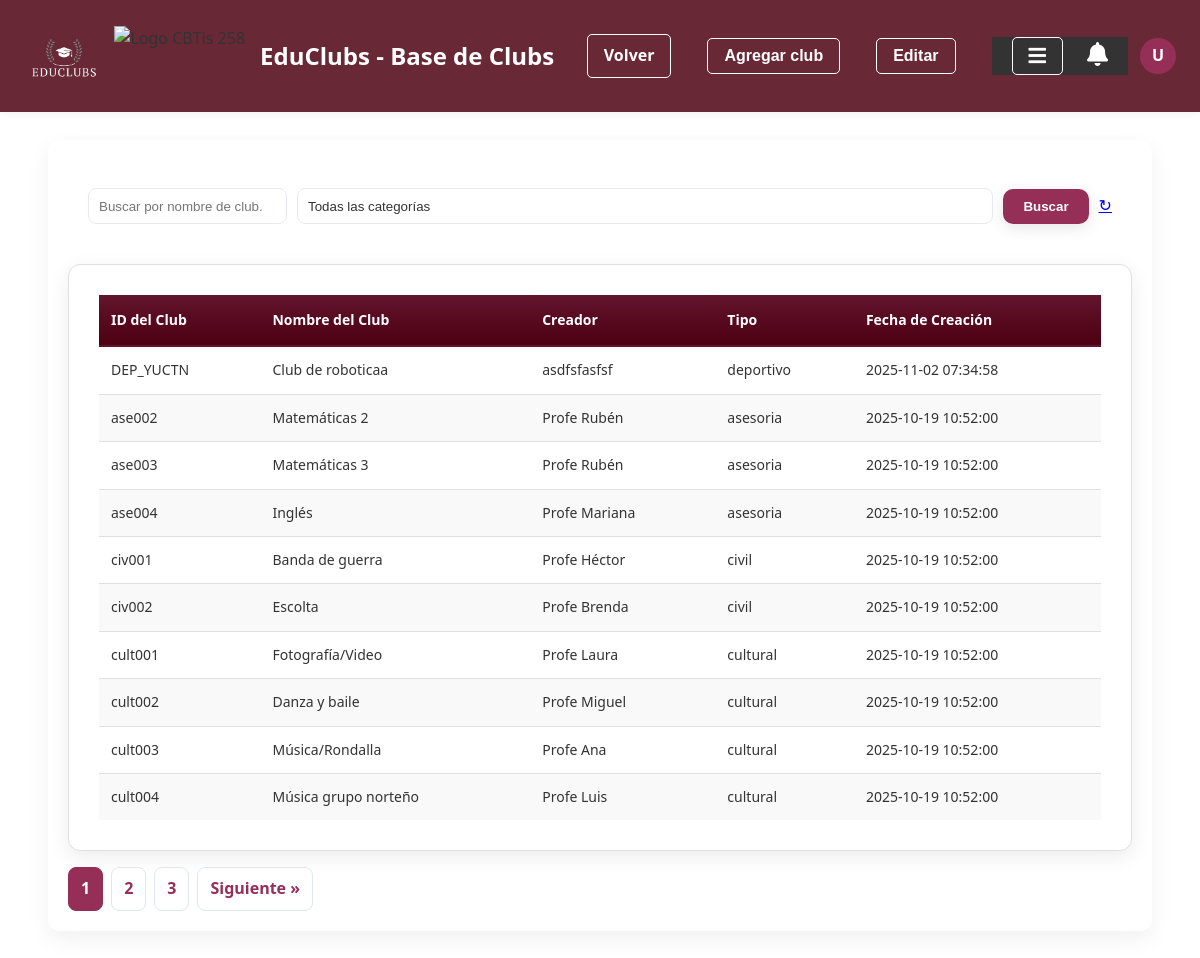
The page /view_clubs.php (signed in) on the database its author committed.
### tables this page shows
CREATE TABLE `clubs` (
  `club_id` varchar(50) NOT NULL,
  `club_name` varchar(100) NOT NULL,
  `password` varchar(255) DEFAULT NULL,
  `creator_name` varchar(100) NOT NULL,
  `club_type` enum('cultural','deportivo','civil','asesoria') NOT NULL,
  `created_at` datetime DEFAULT current_timestamp()
);

### view_clubs.php (the view, shortened to what this page needs)
<?php
require 'includes/config.php';
$user = $_SESSION['user'];
$search = trim($_GET['search'] ?? '');
$type = trim($_GET['type'] ?? '');
$page = max(1, intval($_GET['page'] ?? 1));
$limit = 10;
$offset = ($page - 1) * $limit;
$params = [];
$whereSql = '';
$countSql = "SELECT COUNT(*) FROM clubs $whereSql";
$countStmt = $pdo->prepare($countSql);
$countStmt->execute($params);
$total = (int) $countStmt->fetchColumn();
$totalPages = $total > 0 ? ceil($total / $limit) : 1;
$sql = "SELECT club_id, club_name, creator_name, club_type, created_at FROM clubs $whereSql ORDER BY created_at DESC LIMIT ? OFFSET ?";
$stmt = $pdo->prepare($sql);
$paramIndex = 1;
$stmt->bindValue($paramIndex++, $limit, PDO::PARAM_INT);
$stmt->bindValue($paramIndex++, $offset, PDO::PARAM_INT);
$stmt->execute();
$clubs = $stmt->fetchAll(PDO::FETCH_ASSOC);
?>
<!doctype html>
<html lang="es">
<head>
  <link rel="stylesheet" href="https://cdnjs.cloudflare.com/ajax/libs/font-awesome/5.15.3/css/all.min.css">
  <link rel="stylesheet" href="css/main-modern.css">
  <link rel="stylesheet" href="css/menu.css">
  <link rel="stylesheet" href="css/table-styles.css?v=<?= time() ?>">
  <link rel="stylesheet" href="css/notification.css?v=<?= time() ?>">
</head>
<body class="fade-in-content">
 <header class="main-header">
    <div class="logo">
        <img src="admin/assets/img/logo.png" alt="Logo EduClubs" style="height: 80px; margin-right: 10px;">
        <img src="https://imgs.search.brave.com/iH58Yz2SiQN00OY9h2I7Efo09BFFa5heeAaEj_uNTsM/rs:fit:860:0:0:0/g:ce/aHR0cHM6Ly9jYnRp/czI1OC5lZHUubXgv/d3AtY29udGVudC91/cGxvYWRzLzIwMjQv/MDgvY2J0aXMyNTgt/bG9nby5wbmc" alt="Logo CBTis 258" style="height: 60px; margin-right: 15px;">
        <span>EduClubs - Base de Clubs</span>
    </div>
  <div class="header-actions">
    <a href="teacher/dashboard.php" class="btn">Volver</a>
    <button id="openModalBtn" class="btn" type="button" aria-haspopup="dialog" onclick="document.getElementById('modal').classList.add('show');document.body.style.overflow='hidden'"> Agregar club</button>
    <button id="toggleEditBtn" class="btn" type="button">Editar</button>
    <div style="display: flex; align-items: center; gap: 12px; margin-left: auto;">
        <?php include 'includes/teacher_menu.php'; ?>
        <div class="usericon">
          <div class="avatar"><?=strtoupper($user['username'][0] ?? 'U')?></div>
        </div>
    </div>
  </div>
 </header>
  <div class="container fade-in-content">
    <div class="card">
      <form id="filterForm" class="filter-row">
        <input type="search" id="searchInput" name="search" placeholder="Buscar por nombre de club..." value="<?= htmlspecialchars($search) ?>">
        <select id="typeFilter" name="type">
          <option value="">Todas las categorías</option>
        </select>
        <button type="submit" class="btn">Buscar</button>
        <a href="view_clubs.php" class="reset-btn" title="Restablecer filtros">↻</a>
      </form>
      <?php if (empty($clubs)): ?>
        <p>No se encontraron clubs con los filtros seleccionados.</p>
      <?php else: ?>
        <div class="table-container">
          <table class="styled-table">
            <thead>
              <tr>
                <th>ID del Club</th>
                <th>Nombre del Club</th>
                <th>Creador</th>
                <th>Tipo</th>
                <th>Fecha de Creación</th>
              </tr>
            </thead>
            <tbody>
              <?php foreach ($clubs as $club): ?>
                <tr data-id="<?= htmlspecialchars($club['club_id']) ?>" data-name="<?= htmlspecialchars($club['club_name']) ?>">
                  <td data-label="ID del Club" data-col="club_id"><?= htmlspecialchars($club['club_id']) ?></td>
                  <td data-label="Nombre del Club" data-col="club_name"><?= htmlspecialchars($club['club_name']) ?></td>
                  <td data-label="Creador" data-col="creator_name"><?= htmlspecialchars($club['creator_name']) ?></td>
                  <td data-label="Tipo" data-col="club_type"><?= htmlspecialchars($club['club_type']) ?></td>
                  <td data-label="Fecha de Creación"><?= htmlspecialchars($club['created_at']) ?></td>
                </tr>
              <?php endforeach; ?>
            </tbody>
          </table>
        </div>
      <?php endif; ?>
      <?php
      if ($totalPages > 1) {
          echo '<div class="pagination">';
          $queryParams = ['search' => $search, 'type' => $type];
          for ($i = 1; $i <= $totalPages; $i++) {
              $activeClass = ($i == $page) ? 'active' : '';
              echo '<a href="?' . http_build_query(array_merge($queryParams, ['page' => $i])) . '" class="' . $activeClass . '">' . $i . '</a>';
          }
          if ($page < $totalPages) {
              echo '<a href="?' . http_build_query(array_merge($queryParams, ['page' => $page + 1])) . '">Siguiente &raquo;</a>';
          }
          echo '</div>';
      }
      ?>
    </div>
  </div>
</body>
</html>

### includes/teacher_menu.php (shortened to what this page needs)
<link rel="stylesheet" href="../css/notification.css">
<div class="header-container">
    <div class="menu-container">
        <button class="menu-toggle" id="menu-toggle">
            <i class="fas fa-bars"></i>
        </button>
    </div>
    <div class="notification-icon" id="notification-icon">
        <i class="fas fa-bell"></i>
    </div>
</div>

### css/main-modern.css (style rules this page uses)
:root { --primary-color: #2c3e50; --secondary-color: #34495e; --accent-color: #4D0011; --text-color-light: #ecf0f1; --text-color-dark: #2c3e50; --bg-color: #ecf0f1; --container-bg: #ffffff; --header-bg: #ffffff; --button-primary-bg: var(--primary-color); --button-primary-hover-bg: var(--secondary-color); --shadow-color: rgba(0, 0, 0, 0.1); --card-bg: #ffffff; --card-border: #bdc3c7; --card-shadow: rgba(0, 0, 0, 0.1); }
* { margin: 0; padding: 0; box-sizing: border-box; }
body { font-family: 'Poppins', sans-serif; background-color: var(--bg-color); color: var(--text-color-dark); line-height: 1.6; min-height: 100vh; }
.table-container { background: var(--container-bg); border-radius: 8px; box-shadow: 0 4px 15px var(--shadow-color); padding: 30px; overflow-x: auto; }
.styled-table { width: 100%; border-collapse: collapse; color: var(--text-color-dark); }
.styled-table thead tr { background-color: var(--secondary-color); color: var(--text-color-light); text-align: left; font-weight: 600; }
.styled-table th, .styled-table td { padding: 15px 18px; border-bottom: 1px solid #dddddd; }
.styled-table tbody tr { border-bottom: 1px solid #dddddd; transition: background-color 0.2s ease; }
.styled-table tbody tr:nth-of-type(even) { background-color: #f8f9fa; }
.styled-table tbody tr:last-of-type { border-bottom: none; }

### css/menu.css (style rules this page uses)
:root { --primary-color: #4D0011; --secondary-color: #62152d; --accent-color: #952f57; --white-color: #FFFFFF; --light-gray-color: #f9f5f7; }
.menu-container { position: relative; display: flex; align-items: center; margin-right: 1.5rem; }
.menu-toggle { background: transparent; border: 1px solid var(--white-color); border-radius: 5px; cursor: pointer; padding: 0.5rem 1rem; transition: background-color 0.3s, color 0.3s; }
.menu-toggle i { font-size: 20px; color: var(--white-color); transition: color 0.3s; }

### css/table-styles.css (style rules this page uses)
:root { --table-header-bg: linear-gradient(to bottom, #62152d, #4D0011); --table-border-color: #e0e0e0; --table-row-hover-bg: #f5f5f5; --table-row-even-bg: #f9f9f9; --primary-color: #62152d; --secondary-color: #952f57; }
.table-container { overflow-x: auto; margin-top: 20px; border-radius: 12px; box-shadow: 0 6px 20px rgba(0, 0, 0, 0.08); background-color: #fff; border: 1px solid var(--table-border-color); }
.styled-table { width: 100%; border-collapse: collapse; }
.styled-table thead th { background: var(--table-header-bg); color: #ffffff; font-weight: 600; padding: 14px 12px; text-align: left; border-bottom: 2px solid var(--primary-color); white-space: nowrap; font-size: 14px; }
.styled-table tbody td { padding: 12px; border-bottom: 1px solid var(--table-border-color); color: #333; vertical-align: middle; font-size: 14px; }
.styled-table tbody tr { transition: background-color 0.3s ease; }
.styled-table tbody tr:nth-of-type(even) { background-color: var(--table-row-even-bg); }
.styled-table tbody tr:last-child td { border-bottom: none; }

### css/notification.css (style rules this page uses)
.header-container { display: flex; justify-content: space-between; align-items: center; position: relative; padding: 0 20px; background-color: #333; color: #fff; }
.menu-container { display: flex; align-items: center; }
.notification-icon { position: relative; cursor: pointer; }
.notification-icon .fa-bell { font-size: 24px; }

### rows shown on the page
clubs: club_id "DEP_YUCTN", club_name "Club de roboticaa", creator_name "asdfsfasfsf", club_type "deportivo", created_at "2025-11-02 07:34:58"
clubs: club_id "ase002", club_name "Matemáticas 2", creator_name "Profe Rubén", club_type "asesoria", created_at "2025-10-19 10:52:00"
clubs: club_id "ase003", club_name "Matemáticas 3", creator_name "Profe Rubén", club_type "asesoria", created_at "2025-10-19 10:52:00"
clubs: club_id "ase004", club_name "Inglés", creator_name "Profe Mariana", club_type "asesoria", created_at "2025-10-19 10:52:00"
clubs: club_id "civ001", club_name "Banda de guerra", creator_name "Profe Héctor", club_type "civil", created_at "2025-10-19 10:52:00"
clubs: club_id "civ002", club_name "Escolta", creator_name "Profe Brenda", club_type "civil", created_at "2025-10-19 10:52:00"
clubs: club_id "cult001", club_name "Fotografía/Video", creator_name "Profe Laura", club_type "cultural", created_at "2025-10-19 10:52:00"
clubs: club_id "cult002", club_name "Danza y baile", creator_name "Profe Miguel", club_type "cultural", created_at "2025-10-19 10:52:00"
clubs: club_id "cult003", club_name "Música/Rondalla", creator_name "Profe Ana", club_type "cultural", created_at "2025-10-19 10:52:00"
clubs: club_id "cult004", club_name "Música grupo norteño", creator_name "Profe Luis", club_type "cultural", created_at "2025-10-19 10:52:00"

### other values the page prints
$user['username'][0] "U"
